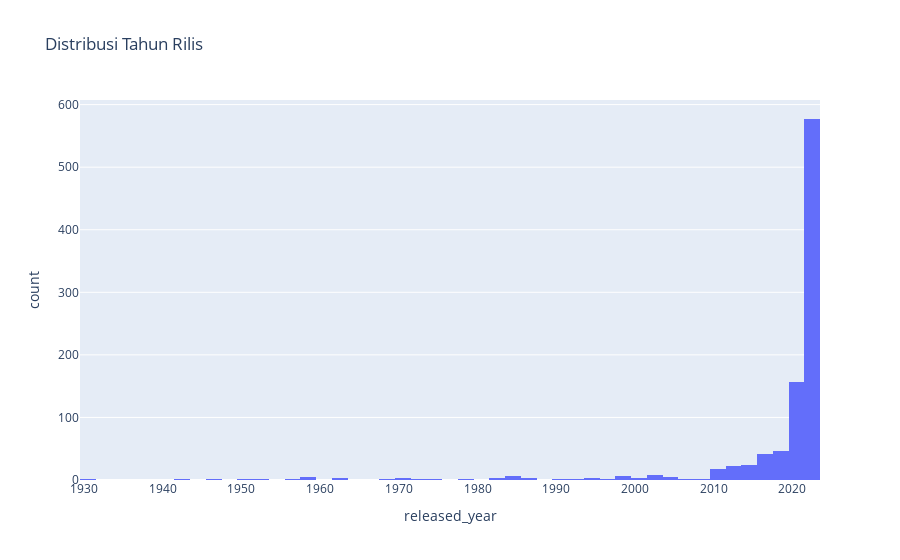

The cell this chart's notebook holds for it:
### Code cell
hist_fig.show()

### Figure 1 — Plotly figure (JSON) as saved in the notebook; plotly's stock layout.template omitted (floating-point values rounded to 4 significant figures; data arrays with more than 128 entries replaced by an {"elided": "..."} marker saying what was removed)
{"data": [{"alignmentgroup": "True", "bingroup": "x", "hovertemplate": "released_year=%{x}<br>count=%{y}<extra></extra>", "legendgroup": "", "marker": {"color": "#636efa", "pattern": {"shape": ""}}, "name": "", "offsetgroup": "", "orientation": "v", "showlegend": false, "type": "histogram", "x": {"elided": "953 int values"}, "xaxis": "x", "yaxis": "y"}], "layout": {"barmode": "relative", "legend": {"tracegroupgap": 0}, "title": {"text": "Distribusi Tahun Rilis"}, "xaxis": {"anchor": "y", "domain": [0, 1], "title": {"text": "released_year"}}, "yaxis": {"anchor": "x", "domain": [0, 1], "title": {"text": "count"}}}}
